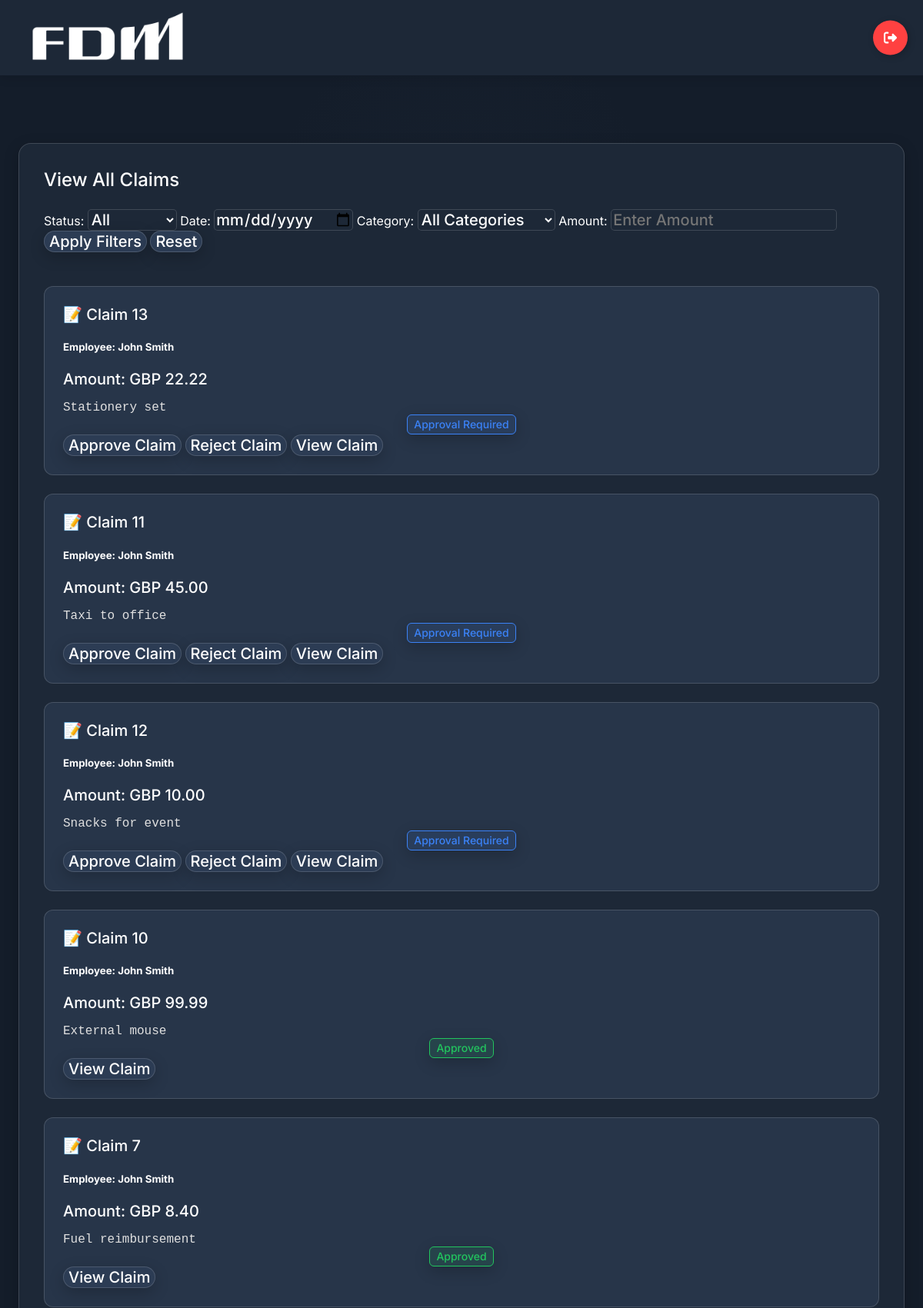
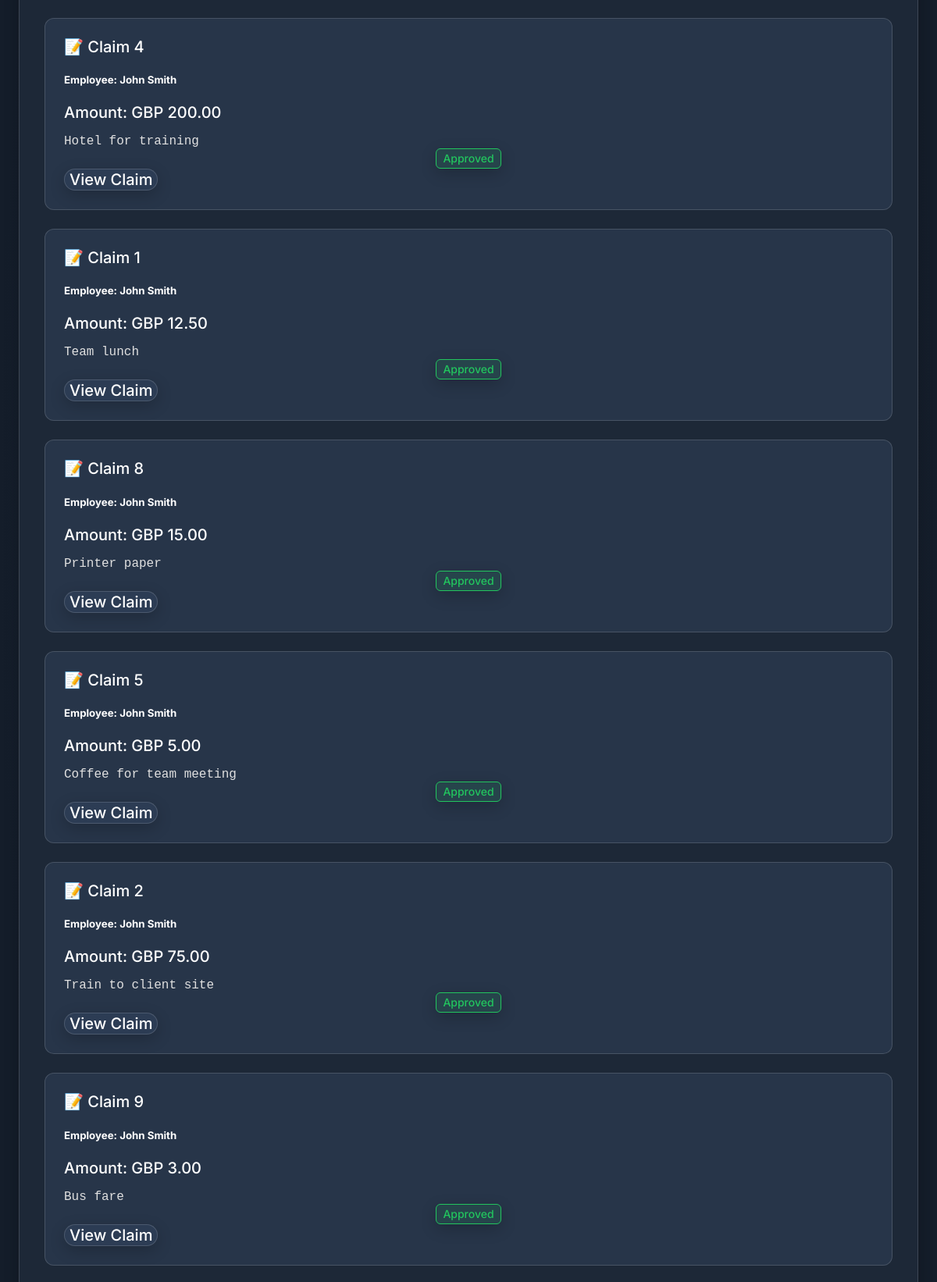
The page /php/manager_dashboard.php (signed in, upper part) on the database its author committed (2 pictures, top to bottom).
### tables this page shows
CREATE TABLE `expense_claims` (
  `claimId` int(11) NOT NULL,
  `employeeId` int(11) NOT NULL,
  `amount` decimal(10,2) NOT NULL,
  `description` varchar(255) NOT NULL,
  `category` varchar(50) NOT NULL,
  `status` enum('Pending','Approved','Rejected','Reimbursed') DEFAULT 'Pending',
  `managerMessage` varchar(500) DEFAULT NULL,
  `date` timestamp NOT NULL DEFAULT current_timestamp(),
  `evidenceFile` varchar(255) NOT NULL,
  `receipt` varchar(255) NOT NULL,
  `currency` varchar(5) DEFAULT NULL
);

CREATE TABLE `employees` (
  `employeeId` int(11) NOT NULL,
  `firstName` varchar(50) NOT NULL,
  `lastName` varchar(50) NOT NULL,
  `email` varchar(100) NOT NULL,
  `role` enum('Employee','Manager','Admin','Finance') NOT NULL DEFAULT 'Employee',
  `username` varchar(50) NOT NULL,
  `passwordHash` varchar(255) NOT NULL,
  `manager` int(11) DEFAULT NULL,
  `loggedIn` date DEFAULT current_timestamp(),
  `created_at` timestamp NOT NULL DEFAULT current_timestamp()
);

### php/manager_dashboard.php (the view, shortened to what this page needs)
<?php
$conn = DatabaseManager::getInstance()->getConnection();
$sql = "SELECT expense_claims.*, employees.firstName, employees.lastName
        FROM expense_claims
        INNER JOIN employees ON expense_claims.employeeId = employees.employeeId
        WHERE employees.manager = :managerId
        AND expense_claims.status IN ('Pending', 'Approved', 'Rejected')";
$params = [':managerId' => $_SESSION['employeeId']];
$sql .= " ORDER BY expense_claims.status ASC";
$stmt = $conn->prepare($sql);
$stmt->execute($params);
$claims = $stmt->fetchAll(PDO::FETCH_ASSOC);
?>
<!DOCTYPE html>
    <link rel="stylesheet" href="../css/style.css">
</head>
<body>
<div class="container">
    <nav class="navbar">
        <a href="#"><img class="logo" src="../images/FDM_Group_Logo_White.png" width="200" alt="FDM Logo"></a>
        <div class="nav-links">
            <form method="POST" action="../php/logout.php" style="display: inline;">
                <button class="Btn" type="submit">
                    <div class="sign">
                    </div>
                </button>
            </form>
        </div>
    </nav>
    <br>
    <section class="weather-map">
        <h3>View All Claims</h3>
        <form method="GET">
            <label for="status">Status:</label>
            <select id="filter-select" name="status" id="status">
                <option value="">All</option>
            </select>
            <label for="date">Date:</label>
            <input id="filter-date" type="date" name="date" value="<?= htmlspecialchars($_GET['date'] ?? '') ?>">
            <label for="category">Category:</label>
            <select id="filter-select" name="category">
                    <option value="">All Categories</option>
                </select>
            <label for="amount">Amount:</label>
            <input id="filter-text" type="number" step="0.01" name="amount" value="<?= $_GET['amount'] ?? '' ?>" placeholder="Enter Amount">
            <button type="submit">Apply Filters</button>
            <a href="manager_dashboard.php"><button type="button">Reset</button></a>
        </form>
        <br>
        <?php if ($claims): ?>
            <?php foreach ($claims as $claim): ?>
                <div class="report">
                    <h4>📝 Claim <?= $claim['claimId'] ?></h4>
                    <h5>Employee: <?= $claim['firstName'] . ' ' . $claim['lastName'] ?></h5>
                    <h4>Amount: <?= $claim['currency'] . ' ' . $claim['amount'] ?></h4>
                    <p><?= $claim['description'] ?></p>
                    <?php if ($claim['status'] == 'Pending') { ?>
                            <div class='badges'>
                                <button class='blue'>Approval Required</button>
                            </div>
                            <form method='POST' action='../php/process_claim.php' style='display: inline;'>
                                <button type='submit' class='confirm-button' data-action='approve'>Approve Claim</button>
                            </form>
                            <form method='POST' action='../php/process_claim.php' style='display: inline;'>
                                <button type='submit' class='confirm-button' data-action='reject'>Reject Claim</button>
                            </form>
                            <button onclick="window.location.href='view_claim.php?id=<?php echo $claim['claimId']; ?>'">View Claim</button>
                        <?php } else if ($claim['status'] == 'Rejected') { ?>
                            <div class='badges'>
                                <button class='red'>Rejected</button>
                            </div>
                            <button onclick="window.location.href='view_claim.php?id=<?php echo $claim['claimId']; ?>'">View Claim</button>
                        <?php } else if ($claim['status'] == 'Approved') { ?>
                            <div class='badges'>
                                <button class='green'>Approved</button>
                            </div>
                            <button onclick="window.location.href='view_claim.php?id=<?php echo $claim['claimId']; ?>'">View Claim</button>
                        <?php } ?>
                        </div>
                            <?php endforeach; ?>
                        <?php else: ?>
                            <p>No claims found.</p>
                        <?php endif; ?>
    </section>
</div>
</body>
</html>

### css/style.css (style rules this page uses)
body { background-color: #121826; color: #ffffff; font-family: 'Inter', sans-serif; margin: 0; padding: 0; background: radial-gradient(50% 50% at 50% 50%, #253244 0%, #141D2A 100%); min-height: 100vh; }
.container { display: grid; grid-template-columns: repeat(12, 1fr); gap: 24px; padding: 24px; margin-top: 98px; max-width: 1440px; margin-left: auto; margin-right: auto; }
.navbar { width: 100%; height: 98px; background: #1D2837; display: flex; align-items: center; padding: 0 40px; position: fixed; top: 0; left: 0; right: 0; z-index: 10; box-shadow: 0px 4px 12px rgba(0, 0, 0, 0.1); }
.navbar .logo { color: #FFF; font-size: 24px; font-weight: 700; }
button { color: #FFF; font-family: Inter; font-size: 20px; font-weight: 500; cursor: pointer; border-radius: 16px; border: 1px solid rgba(255, 255, 255, 0.15); background: #2C3C54; box-shadow: 0px 6px 20px rgba(0, 0, 0, 0.2); }
.badges { display: flex; flex-direction: column; gap: 1rem; align-items: center; flex-wrap: wrap; justify-content: center; }
.badges > button { font-size: 0.875rem; line-height: 1.25rem; padding: 2px .5rem; cursor: pointer; border: none; border-radius: 0.375rem; outline: none; }
.badges .green { background-color: rgba(34, 197, 94, 0.10); color: rgb(34 197 94); border: 1px rgb(34 197 94) solid; }
.badges .blue { background-color: rgba(59, 130, 246, 0.10); color: rgb(59 130 246); border: 1px rgb(59 130 246) solid; }
.weather-map, .active-alerts { grid-column: span 12; border-radius: 16px; border: 1px solid rgba(255, 255, 255, 0.15); background: #1D2837; padding: 32px; box-shadow: 0px 6px 20px rgba(0, 0, 0, 0.2); }
.weather-map h3, .active-alerts h3 { margin: 0 0 24px 0; font-size: 24px; font-weight: 500; }
.report { border-radius: 12px; border: 1px solid rgba(255, 255, 255, 0.15); background: #273549; padding: 24px; margin-top: 24px; }
.report h4 { margin: 0 0 16px 0; font-size: 20px; font-weight: 500; }
.report p { font-family: monospace; font-size: 16px; margin: 0; color: #e0e0e0; }
.Btn { display: flex; align-items: center; justify-content: center; width: 45px; height: 45px; border: none; border-radius: 50%; cursor: pointer; position: relative; overflow: hidden; transition: width 0.3s, border-radius 0.3s, justify-content 0.3s; box-shadow: 2px 2px 10px rgba(0, 0, 0, 0.199); background-color: rgb(255, 65, 65); padding: 0 8px; position: fixed; right: 20px; transform: translateY(-50%); }
.sign { display: flex; align-items: center; justify-content: center; transition: transform 0.3s; }
.sign svg { width: 17px; }
#filter-text { background-color: #1D2837; border: 1px solid rgba(255, 255, 255, 0.15); border-radius: 5px; color: #FFF; font-family: Inter; font-size: 20px; font-weight: 500; }
#filter-select { background-color: #1D2837; border: 1px solid rgba(255, 255, 255, 0.15); border-radius: 5px; color: #FFF; font-family: Inter; font-size: 20px; font-weight: 500; }
#filter-date { background-color: #1D2837; border: 1px solid rgba(255, 255, 255, 0.15); border-radius: 5px; color: #FFF; font-family: Inter; font-size: 20px; font-weight: 500; }

### rows shown on the page
expense_claims: claimId "13", employeeId.firstName "John", employeeId.lastName "Smith", currency "GBP", amount "22.22", description "Stationery set"
expense_claims: claimId "11", employeeId.firstName "John", employeeId.lastName "Smith", currency "GBP", amount "45.00", description "Taxi to office"
expense_claims: claimId "12", employeeId.firstName "John", employeeId.lastName "Smith", currency "GBP", amount "10.00", description "Snacks for event"
expense_claims: claimId "10", employeeId.firstName "John", employeeId.lastName "Smith", currency "GBP", amount "99.99", description "External mouse"
expense_claims: claimId "7", employeeId.firstName "John", employeeId.lastName "Smith", currency "GBP", amount "8.40", description "Fuel reimbursement"
expense_claims: claimId "4", employeeId.firstName "John", employeeId.lastName "Smith", currency "GBP", amount "200.00", description "Hotel for training"
expense_claims: claimId "1", employeeId.firstName "John", employeeId.lastName "Smith", currency "GBP", amount "12.50", description "Team lunch"
expense_claims: claimId "8", employeeId.firstName "John", employeeId.lastName "Smith", currency "GBP", amount "15.00", description "Printer paper"
expense_claims: claimId "5", employeeId.firstName "John", employeeId.lastName "Smith", currency "GBP", amount "5.00", description "Coffee for team meeting"
expense_claims: claimId "2", employeeId.firstName "John", employeeId.lastName "Smith", currency "GBP", amount "75.00", description "Train to client site"
expense_claims: claimId "9", employeeId.firstName "John", employeeId.lastName "Smith", currency "GBP", amount "3.00", description "Bus fare"
